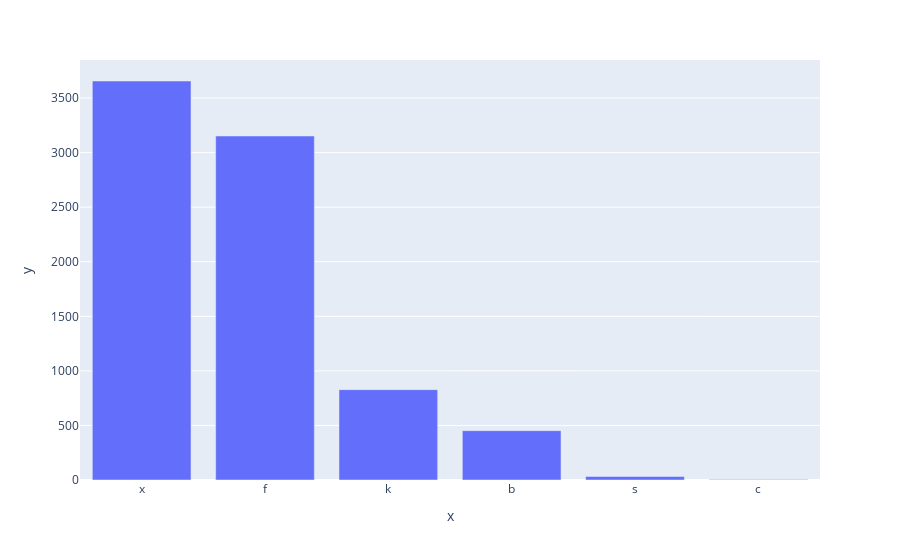

Write notebook code for a chart like this one.
### Markdown cell above
### General dataframe handling / pre-processing

### Code cell
#counting number of each category
#print(X.groupby('cap-shape').count().reset_index())

#Check out the distribution of values in each column
#print((X['cap-shape']).value_counts()) 

#Do the same but for each column 
for name in X.columns: 
    print(X[name].value_counts()) 

#Plot them with plotly 
import plotly.express as px 
cap_counts = X['cap-shape'].value_counts()
fig = px.bar(x=cap_counts.index, y= cap_counts.values)
fig.show()

#Grouping data by some columns 
#print(X.groupby(by='edibility').count())

#Crostab table for frequenct distribution of 2+ variables 
twoby_tbl = pd.crosstab(index=X['cap-color'], columns = X['cap-surface']) 

#Pivot table for variable uses 

#pd.pivot_table(...)

#grouping by and counting only part of the df. usefull for large dfs. 
X.groupby(by= ['stalk-shape', 'stalk-root']).size() 
X.groupby(by= ['stalk-shape', 'stalk-root']).count()[['population', 'habitat', 'edibility']] 
X.groupby(by= ['stalk-shape', 'stalk-root'])[['population', 'habitat', 'edibility']].count()

### Figure 1 — Plotly figure (JSON) as saved in the notebook; plotly's stock layout.template omitted (floating-point values rounded to 4 significant figures)
{"data": [{"hovertemplate": "x=%{x}<br>y=%{y}<extra></extra>", "legendgroup": "", "marker": {"color": "#636efa", "pattern": {"shape": ""}}, "name": "", "orientation": "v", "showlegend": false, "textposition": "auto", "type": "bar", "x": ["x", "f", "k", "b", "s", "c"], "xaxis": "x", "y": [3656, 3152, 828, 452, 32, 4], "yaxis": "y"}], "layout": {"barmode": "relative", "legend": {"tracegroupgap": 0}, "margin": {"t": 60}, "xaxis": {"anchor": "y", "domain": [0, 1], "title": {"text": "x"}}, "yaxis": {"anchor": "x", "domain": [0, 1], "title": {"text": "y"}}}}
